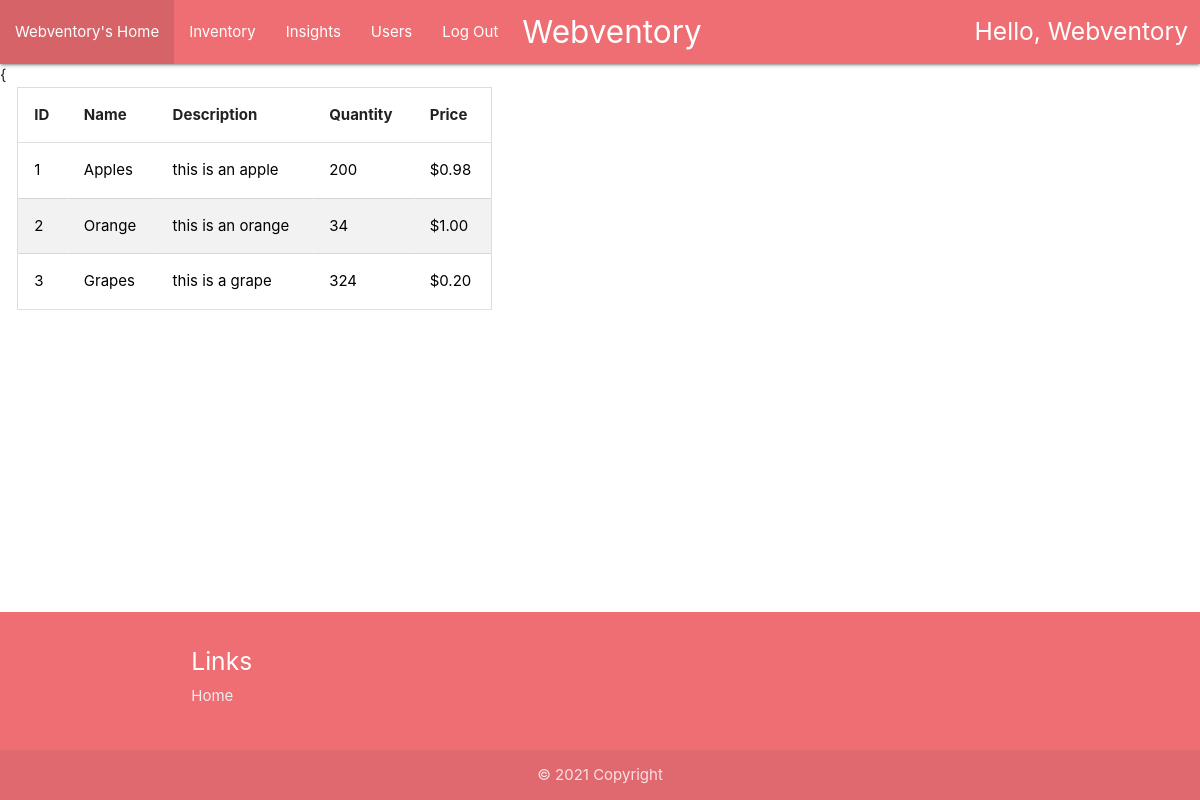
The page /userInsights (signed in) on the database its author committed.
### home/models.py (models this page shows, shortened)
class User(AbstractUser):
    username = models.CharField(max_length=30, unique=True)
    email = models.CharField(max_length=100)
    password = models.CharField(max_length=30)
    def __str__(self):
        return self.username

class Item(models.Model):
    id = models.AutoField(unique=True, primary_key=True)
    name = models.CharField(max_length=30)
    description = models.CharField(max_length=100)
    quantity = models.IntegerField()
    price = models.FloatField()
    user_visibility = models.CharField(max_length=30)

### home/views.py (the view, shortened to what this page needs)
# urls.py: path('userInsights', views.user_insights),
@login_required(login_url='/login')
def user_insights(request, item_id=0):
    items = Item.objects.all().select_related()
    return render(request, 'home/userHomeInsights.html', {"username": str(request.user).title(), "items": items})

### home/templates/home/userHomeInsights.html (shortened to what this page needs)
{% extends 'home/userHome.html' %}
{% block content %}
{
<div class="row" style="padding-left : .5%;">
    <div class="container-fluid">
        <div class="col s5 center">
            <table id="myTable">
                <thead>
                <tr>
                    <th>ID</th>
                    <th>Name</th>
                    <th>Description</th>
                    <th>Quantity</th>
                    <th>Price</th>
                </tr>
                </thead>
                <tbody>
                {% for item in items %}
                <tr>
                    <td><a style="color: black" href="/userInsights/{{item.id}}">
                        {{ item.id }}
                    </a></td>
                    <td><a style="color: black" href="/userInsights/{{item.id}}">
                        {{ item.name }}
                    </a></td>
                    <td><a style="color: black" href="/userInsights/{{item.id}}">
                        {{ item.description }}
                    </a></td>
                    <td><a style="color: black" href="/userInsights/{{item.id}}">
                        {{ item.quantity }}
                    </a></td>
                    <td><a style="color: black" href="/userInsights/{{item.id}}">
                        ${{ item.price|floatformat:2 }}
                    </a></td>
                </tr>
                {% endfor %}
                </tbody>
            </table>
        </div>
    </div>
    {%if item %}
        {% load static %}
    {% endif %}
</div>
{% endblock %}

### home/templates/home/userHomeBase.html (shortened to what this page needs)
<!DOCTYPE html>
<html lang="en">
<head>
    {% load static %}
    <link rel="stylesheet" href="{% static 'home/css/materialize.css' %}">
    <link rel="stylesheet" href="{% static 'home/css/style.css' %}">
</head>
<body>
<nav>
    <div class="nav-wrapper container-fluid">
        <a href="/" class="brand-logo center" style="padding-left: 2%"
        >Webventory</a
        >
        <ul class="left hide-on-med-and-down">
            <li><a href="/userHome">{{username}}'s Home</a></li>
            <li><a href="/userInventory">Inventory</a></li>
            <li><a href="/userInsights">Insights</a></li>
            <li><a href="#">Users</a></li>
            <li><a href="/logout">Log Out</a></li>
        </ul>
        <h5 class="right" style="padding-right: 1%; padding-top: 0.125%">
            Hello, {{username}}
        </h5>
    </div>
</nav>
<main>
    {% block content %}
    {% endblock %}
</main>
<footer class="page-footer">
    <div class="container">
        <div class="row">
            <div class="col 12 offset-12 s15">
                <h5 class="white-text">Links</h5>
                <a class="grey-text text-lighten-3" href="#">Home</a>
                <br/>
                <br/>
            </div>
        </div>
    </div>
    <div class="footer-copyright">
        <div class="container center">© 2021 Copyright</div>
    </div>
</footer>
</body>
</html>

### home/static/home/css/style.css (style rules this page uses)
body { display: flex; min-height: 100vh; flex-direction: column; }
main { flex: 1 0 auto; }
table { border-spacing: 0; width: 100%; border: 1px solid #ddd; }
th { cursor: pointer; }
th, td { text-align: left; padding: 16px; }
tr:nth-child(even) { background-color: #f2f2f2 }

### rows shown on the page
User: username "Webventory"
Item: id "1", name "Apples", description "this is an apple", quantity "200", price "0.98"
Item: id "2", name "Orange", description "this is an orange", quantity "34", price "1.00"
Item: id "3", name "Grapes", description "this is a grape", quantity "324", price "0.20"
